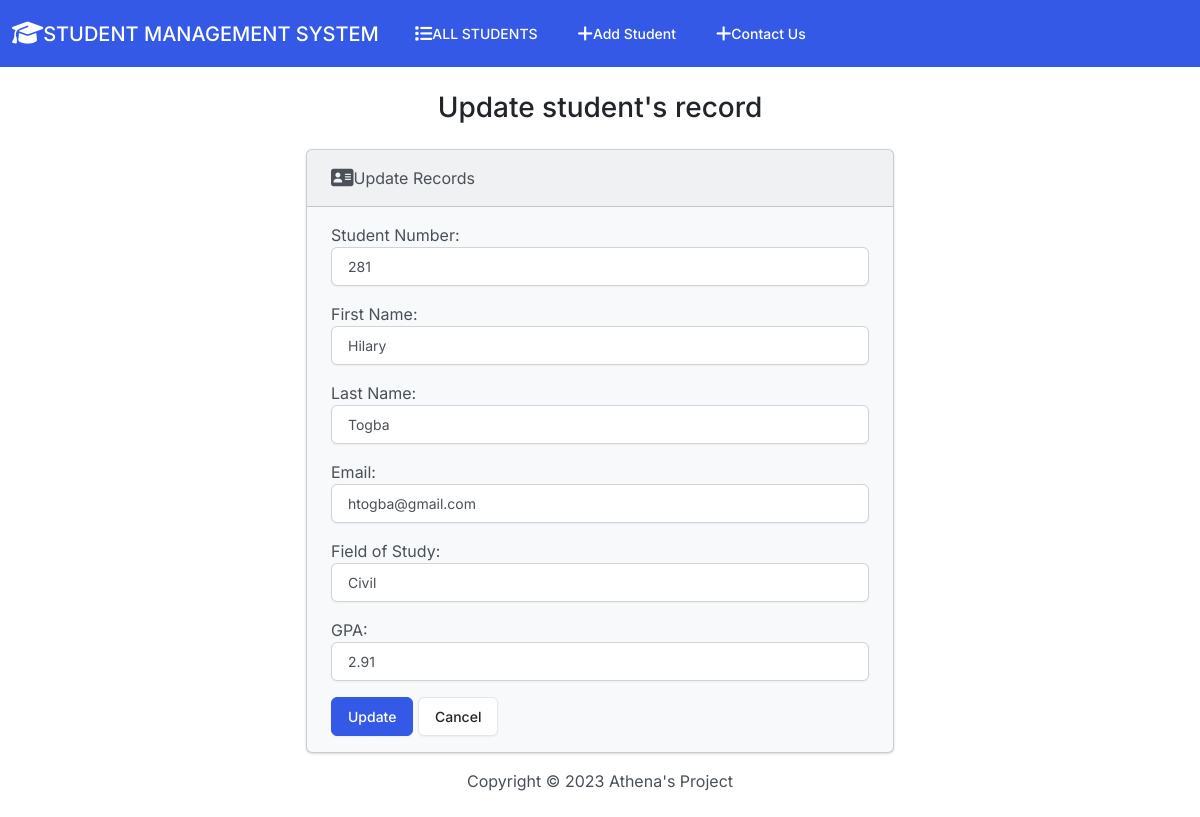
The page /edit/9/ on the database its author committed.
### students/models.py (models this page shows, shortened)
class Student(models.Model):
    student_number = models.PositiveIntegerField()
    first_name = models.CharField(max_length=50)
    last_name = models.CharField(max_length=50)
    email = models.EmailField(max_length=100)
    field_of_study = models.CharField(max_length=50)
    gpa = models.FloatField()

### students/views.py (the view)
# urls.py: path('edit/<int:id>/', views.edit, name='edit'),
def edit(request, id):
    if request.method == 'POST':
        student = Student.objects.get(pk=id)
        form = StudentForm(request.POST, instance=student)
        if form.is_valid():
            form.save()
            return render(request, 'students/edit.html', {
                'form': form,
                'success': True
            })
    else:
        student = Student.objects.get(pk=id)
        form = StudentForm(instance=student)
    return render(request, 'students/edit.html', {
        'form': form
    })

### students/forms.py
class StudentForm(forms.ModelForm):
    class Meta:
        model = Student
        fields = ['student_number', 'first_name', 'last_name', 'email', 'field_of_study', 'gpa']
        labels = {
            'student_number': 'Student Number',
            'first_name': 'First Name',
            'last_name': 'Last Name',
            'email': 'Email',
            'field_of_study': 'Field of Study',
            'gpa': 'GPA'
        }
        widgets = {
            'student_number': forms.NumberInput(attrs={'class': 'form-control'}),
            'first_name': forms.TextInput(attrs={'class': 'form-control'}),
            'last_name': forms.TextInput(attrs={'class': 'form-control'}),
            'email': forms.EmailInput(attrs={'class': 'form-control'}),
            'field_of_study': forms.TextInput(attrs={'class': 'form-control'}),
            'gpa': forms.NumberInput(attrs={'class': 'form-control'})
        }
        form = Student()

### students/templates/students/edit.html (shortened to what this page needs)
{% extends 'students/base.html' %}
{% block content %}
<h3 class="text-center m-4">Update student's record</h3>
{% if success %}
<div class="alert alert-success" role="alert">
    The student's record was updated successfully.
    <a href="{% url 'index' %}" class="alert-link">Go to home page</a>
</div>
{% else %}
<div class="row justify-content-center">
    <div class="col-6">
        <div class="card bg-light mb-3">
            <div class="card-header">
                <i class="fa-solid fa-address-card fa-lg"></i>Update Records
            </div>
            <div class="card-body">
                <form action="" method="Post">
                    {{ form.as_p }}
                    <button type="submit" class="btn btn-primary">Update</button>
                    <a href="{% url 'index' %}" class="btn btn-secondary">Cancel</a>
                </form>
            </div>
        </div>
    </div>
</div>
{% endif %}
{% endblock content %}

### rows shown on the page
Student: student_number "281", first_name "Hilary", last_name "Togba", email "htogba@gmail.com", field_of_study "Civil", gpa "2.91"
